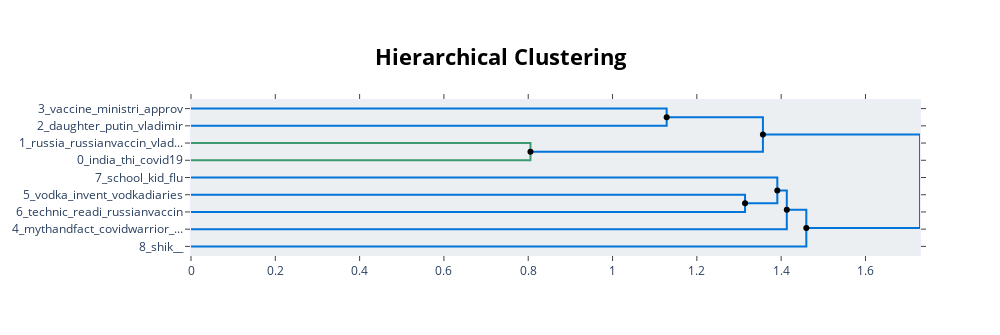

Here is the notebook cell this chart was saved with:
### Markdown cell above
#### c) Hierarchical clustering

### Code cell
from scipy.cluster import hierarchy as sch
linkage_function = lambda x: sch.linkage(x, 'single', optimal_ordering=True)
hierarchical_topics = topic_model.hierarchical_topics(tweets, linkage_function=linkage_function)
topic_model.visualize_hierarchy(hierarchical_topics=hierarchical_topics)

### Figure 1 — Plotly figure (JSON) as saved in the notebook; plotly's stock layout.template omitted (floating-point values rounded to 4 significant figures)
{"data": [{"hoverinfo": "text", "marker": {"color": "rgb(0,116,217)"}, "mode": "lines", "text": ["vaccine_ministri_approv_russian_putin", "", "", "daughter_putin_vladimir_russia_vaccin"], "type": "scatter", "x": [0, 1.128, 1.128, 0], "xaxis": "x", "y": [-5, -5, -15, -15], "yaxis": "y"}, {"hoverinfo": "text", "marker": {"color": "rgb(61,153,112)"}, "mode": "lines", "text": ["russia_russianvaccin_vladimir_coronavirusvaccin_covid", "", "", "india_thi_covid19_covidvaccin_coronaviru"], "type": "scatter", "x": [0, 0.8053, 0.8053, 0], "xaxis": "x", "y": [-25, -25, -35, -35], "yaxis": "y"}, {"hoverinfo": "text", "marker": {"color": "rgb(0,116,217)"}, "mode": "lines", "text": ["russia_russianvaccin_vladimir_coronavirusvaccin_covid", "", "", "covid19_covid_coronaviru_covidvaccin_vaccin"], "type": "scatter", "x": [1.128, 1.357, 1.357, 0.8053], "xaxis": "x", "y": [-10, -10, -30, -30], "yaxis": "y"}, {"hoverinfo": "text", "marker": {"color": "rgb(0,116,217)"}, "mode": "lines", "text": ["technic_readi_russianvaccin_bless_covidvaccin", "", "", "vodka_invent_vodkadiaries_polonium210_daaru"], "type": "scatter", "x": [0, 1.314, 1.314, 0], "xaxis": "x", "y": [-55, -55, -65, -65], "yaxis": "y"}, {"hoverinfo": "text", "marker": {"color": "rgb(0,116,217)"}, "mode": "lines", "text": ["technic_readi_russianvaccin_bless_covidvaccin", "", "", "school_kid_flu_children_fuckthatshit"], "type": "scatter", "x": [0, 1.391, 1.391, 1.314], "xaxis": "x", "y": [-45, -45, -60, -60], "yaxis": "y"}, {"hoverinfo": "text", "marker": {"color": "rgb(0,116,217)"}, "mode": "lines", "text": ["mythandfact_covidwarrior_word_covid19india_covidvaccine", "", "", "school_kid_flu_children_fuckthatshit"], "type": "scatter", "x": [1.391, 1.413, 1.413, 0], "xaxis": "x", "y": [-52.5, -52.5, -75, -75], "yaxis": "y"}, {"hoverinfo": "text", "marker": {"color": "rgb(0,116,217)"}, "mode": "lines", "text": ["mythandfact_covidwarrior_word_covid19india_covidvaccine", "", "", "shik____"], "type": "scatter", "x": [1.413, 1.46, 1.46, 0], "xaxis": "x", "y": [-63.75, -63.75, -85, -85], "yaxis": "y"}, {"hoverinfo": "text", "marker": {"color": "rgb(0,116,217)"}, "mode": "lines", "text": ["russia_covid19_putin_vaccin_covidvaccin", "", "", "shik____"], "type": "scatter", "x": [1.357, 1.729, 1.729, 1.46], "xaxis": "x", "y": [-20, -20, -74.38, -74.38], "yaxis": "y"}, {"hoverinfo": "text", "hovertext": ["russia_russianvaccin_vladimir_coronavirusvaccin_covid", "mythandfact_covidwarrior_word_covid19india_covidvaccine", "mythandfact_covidwarrior_word_covid19india_covidvaccine", "russia_covid19_putin_vaccin_covidvaccin"], "marker": {"color": "black"}, "mode": "markers", "showlegend": false, "type": "scatter", "x": [1.128, 1.391, 1.413, 1.357], "y": [-10, -52.5, -63.75, -20]}, {"hoverinfo": "text", "hovertext": ["covid19_covid_coronaviru_covidvaccin_vaccin", "school_kid_flu_children_fuckthatshit", "shik____"], "marker": {"color": "black"}, "mode": "markers", "showlegend": false, "type": "scatter", "x": [0.8053, 1.314, 1.46], "y": [-30, -60, -74.38]}], "layout": {"autosize": false, "height": 335, "hoverlabel": {"bgcolor": "white", "font": {"family": "Rockwell", "size": 16}}, "hovermode": "closest", "plot_bgcolor": "#ECEFF1", "showlegend": false, "title": {"font": {"color": "Black", "size": 22}, "text": "<b>Hierarchical Clustering</b>", "x": 0.5, "xanchor": "center", "yanchor": "top"}, "width": 1000, "xaxis": {"mirror": "allticks", "rangemode": "tozero", "showgrid": false, "showline": true, "showticklabels": true, "ticks": "outside", "type": "linear", "zeroline": false}, "yaxis": {"mirror": "allticks", "range": [-90, 0], "rangemode": "tozero", "showgrid": false, "showline": true, "showticklabels": true, "tickmode": "array", "ticks": "outside", "ticktext": ["3_vaccine_ministri_approv", "2_daughter_putin_vladimir", "1_russia_russianvaccin_vlad...", "0_india_thi_covid19", "7_school_kid_flu", "5_vodka_invent_vodkadiaries", "6_technic_readi_russianvaccin", "4_mythandfact_covidwarrior_...", "8_shik__"], "tickvals": [-5, -15, -25, -35, -45, -55, -65, -75, -85], "type": "linear", "zeroline": false}}}
